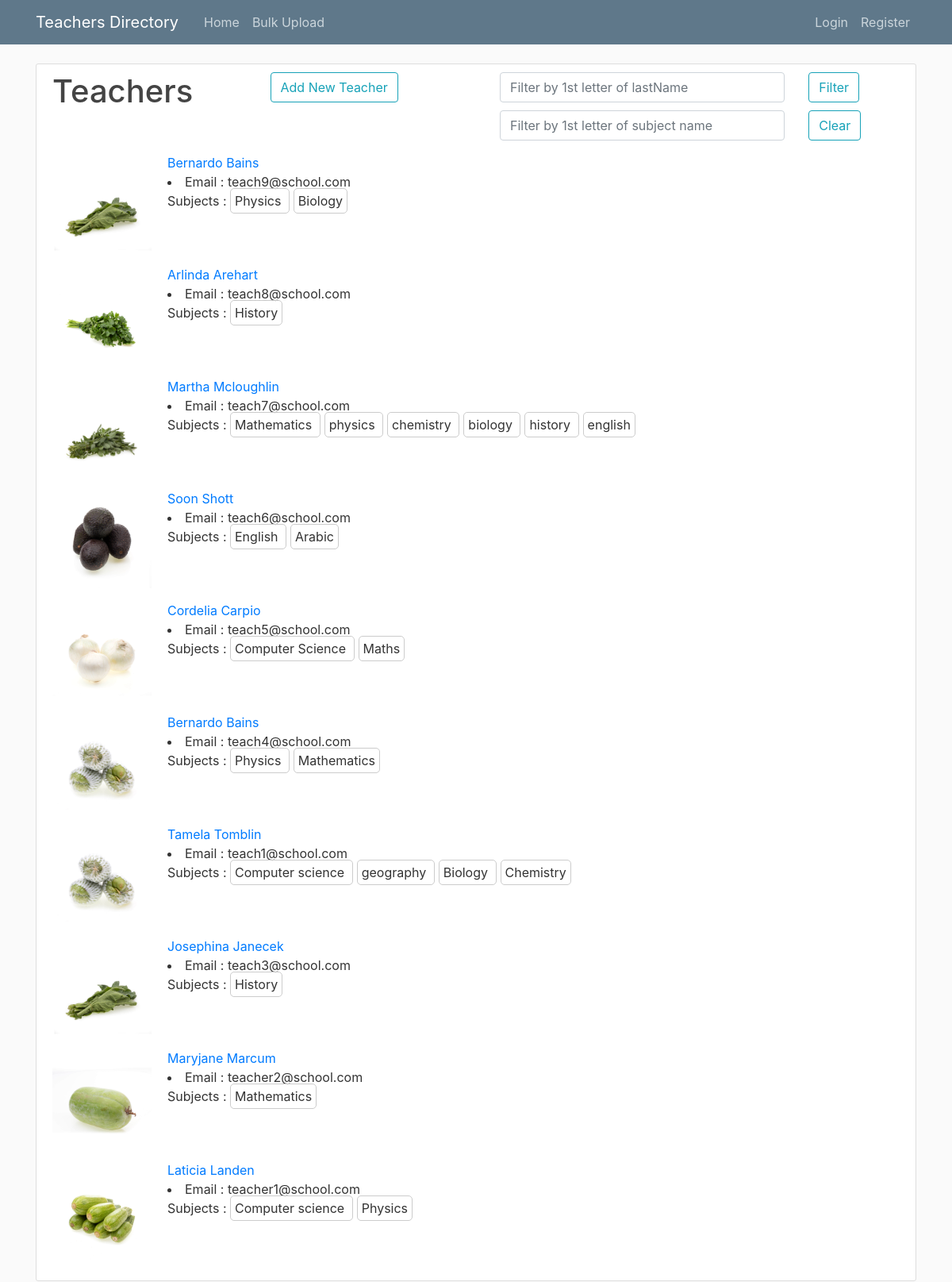
Page /create/ on the committed database.
### directory/models.py (models this page shows, shortened)
class Teacher(models.Model):
    firstName = models.CharField(max_length=100)
    lastName = models.CharField(max_length=100)
    profilePicture = models.ImageField(default='default.jpg',upload_to='profile_pics')
    email = models.EmailField(unique=True)
    phone = models.CharField(max_length=150)
    roomNumber = models.CharField(max_length=150)
    subject = models.ManyToManyField(Subject, null=True, blank=True)
    dateCreated = models.DateTimeField(default=timezone.now)
    dateUpdated = models.DateTimeField(default=timezone.now)
    class Meta:
        ordering = ["-dateCreated"]

class Subject(models.Model):
    title = models.CharField(max_length=100)

### directory/views.py (the view)
# urls.py: path('create/', views.Home.as_view(), name='dir-create'),
class Home(ListView):
  model = Teacher
  template_name = 'directory/home.html'
  def get_context_data(self, **kwargs):
    context = super().get_context_data(**kwargs)
    context["filter_lastname"] = self.request.GET.get('filter_lastname', "")
    context["filter_subject"] = self.request.GET.get('filter_subject', "")
    return context
  def get_queryset(self):
    qs = self.model.objects.all()
    filter_lastname = self.request.GET.get('filter_lastname', "")
    filter_subject = self.request.GET.get('filter_subject', "")
    if filter_lastname:
        qs = qs.filter(lastName__istartswith=filter_lastname.strip()[:2])
    if filter_subject:
        qs = qs.filter(subject__title__istartswith=filter_subject.strip()[:2])
    print (qs.query)
    return qs

### directory/templates/directory/home.html
{% extends "base.html" %}
{% block content %}
    <div class="content-section">
        <div class="row">
            <div class="col-md-3">
                <h1>Teachers</h1>
            </div>
            <div class="col-md-3">
                <a class="btn btn btn-outline-info" href="{% url 'dir-create' %}">Add New Teacher</a>
            </div>
            <div class="col-md-6">
                <form method="GET" action="/">
                    <div class="col-md-9" style="float:left">
                        <div>
                            <input class="textinput textInput form-control" value="{{filter_lastname}}" type="text" name="filter_lastname"  id="filter_lastname" placeholder="Filter by 1st letter of lastName" />
                        </div>
                         <div style="margin-top:10px">
                            <input class="textinput textInput form-control"
                         value="{{filter_subject}}" type="text" name="filter_subject"  id="filter_subject" placeholder="Filter by 1st letter of subject name" />
                         </div>
                    </div>
                    <div class="col-md-3" style="float:left">
                        <div class="form-group">
                            <button class="btn btn-outline-info" type='submit'>Filter</button>
                            <a
                                style="margin-top:10px"
                            class="btn btn-outline-info" href="/">Clear</a>
                        </div>
                    </div>
                </form>
            </div>
        </div>
        {% for item in object_list %}
        <div class="media">
                <img class="rounded-cicle account-img" src="/media/{{item.profilePicture}}" alt="">
                <div class="media-body">
                    <a href="{% url 'teacher-detail' pk=item.pk %}">{{item.firstName}} {{ item.lastName }}</a>
                    <li>Email : {{ item.email }}</li>
                    <div>
                    Subjects :
                        {% for subject in item.subject.all %}
                        <span
                        style="padding:5px;border:1px solid #ccc;
                            margin-right:5px; border-radius:5px
                        ">
                            {{subject.title}}
                        </span>
                        {%endfor%}
                    </div>
                </div>
        </div>
        {% endfor %}
    </div>
{% endblock content %}

### templates/base.html (shortened to what this page needs)
{% load static %}
<!doctype html>
<html lang="en">
    <head>
    <link rel="stylesheet" href="https://stackpath.bootstrapcdn.com/bootstrap/4.3.1/css/bootstrap.min.css">
    <link rel="stylesheet" href="{% static 'directory/main.css' %}">
    </head>
    <body>
            <header class="site-header">
                    <nav class="navbar navbar-expand-md navbar-dark bg-steel fixed-top">
                      <div class="container">
                        <a class="navbar-brand mr-4" href="/">Teachers Directory</a>
                        <div class="collapse navbar-collapse" id="navbarToggle">
                          <div class="navbar-nav mr-auto">
                            <a class="nav-item nav-link" href="/">Home</a>
                            <a class="nav-item nav-link" href="{% url 'dir-bulkupload' %}">Bulk Upload</a>
                          </div>
                          <div class="navbar-nav">
                            {% if user.is_authenticated %}
                            <a class="nav-item nav-link" href="{% url 'logout' %}">Logout</a>
                            {% else %}
                            <a class="nav-item nav-link" href="{% url 'login' %}">Login</a>
                            <a class="nav-item nav-link" href="{% url 'register' %}">Register</a>
                            {% endif %}
                          </div>
                        </div>
                      </div>
                    </nav>
                  </header>
<main role="main" class="container">
        <div class="row">
          <div class="col-md-12">
            {% block content %}{% endblock %}
          </div>
        </div>
      </main>
  </body>
</html>

### directory/static/directory/main.css (style rules this page uses)
body { background: #fafafa; color: #333333; margin-top: 5rem; }
h1, h2, h3, h4, h5, h6 { color: #444444; }
.bg-steel { background-color: #5f788a; }
.site-header .navbar-nav .nav-link { color: #cbd5db; }
.content-section { background: #ffffff; padding: 10px 20px; border: 1px solid #dddddd; border-radius: 3px; margin-bottom: 20px; }
.account-img { height: 125px; width: 125px; margin-right: 20px; margin-bottom: 16px; }

### rows in the picture
Teacher: profilePicture (picture), firstName "Bernardo", lastName "Bains", email "teach9@school.com"
Subject: title "Physics"
Subject: title "Biology"
Teacher: profilePicture (picture), firstName "Arlinda", lastName "Arehart", email "teach8@school.com"
Subject: title "History"
Teacher: profilePicture (picture), firstName "Martha", lastName "Mcloughlin", email "teach7@school.com"
Subject: title "Mathematics"
Subject: title "physics"
Subject: title "chemistry"
Subject: title "biology"
Subject: title "history"
Subject: title "english"
Teacher: profilePicture (picture), firstName "Soon", lastName "Shott", email "teach6@school.com"
Subject: title "English"
Subject: title "Arabic"
Teacher: profilePicture (picture), firstName "Cordelia", lastName "Carpio", email "teach5@school.com"
Subject: title "Computer Science"
Subject: title "Maths"
Teacher: profilePicture (picture), firstName "Bernardo", lastName "Bains", email "teach4@school.com"
Teacher: profilePicture (picture), firstName "Tamela", lastName "Tomblin", email "teach1@school.com"
Subject: title "Computer science"
Subject: title "geography"
Subject: title "Chemistry"
Teacher: profilePicture (picture), firstName "Josephina", lastName "Janecek", email "teach3@school.com"
Teacher: profilePicture (picture), firstName "Maryjane", lastName "Marcum", email "teacher2@school.com"
Teacher: profilePicture (picture), firstName "Laticia", lastName "Landen", email "teacher1@school.com"
